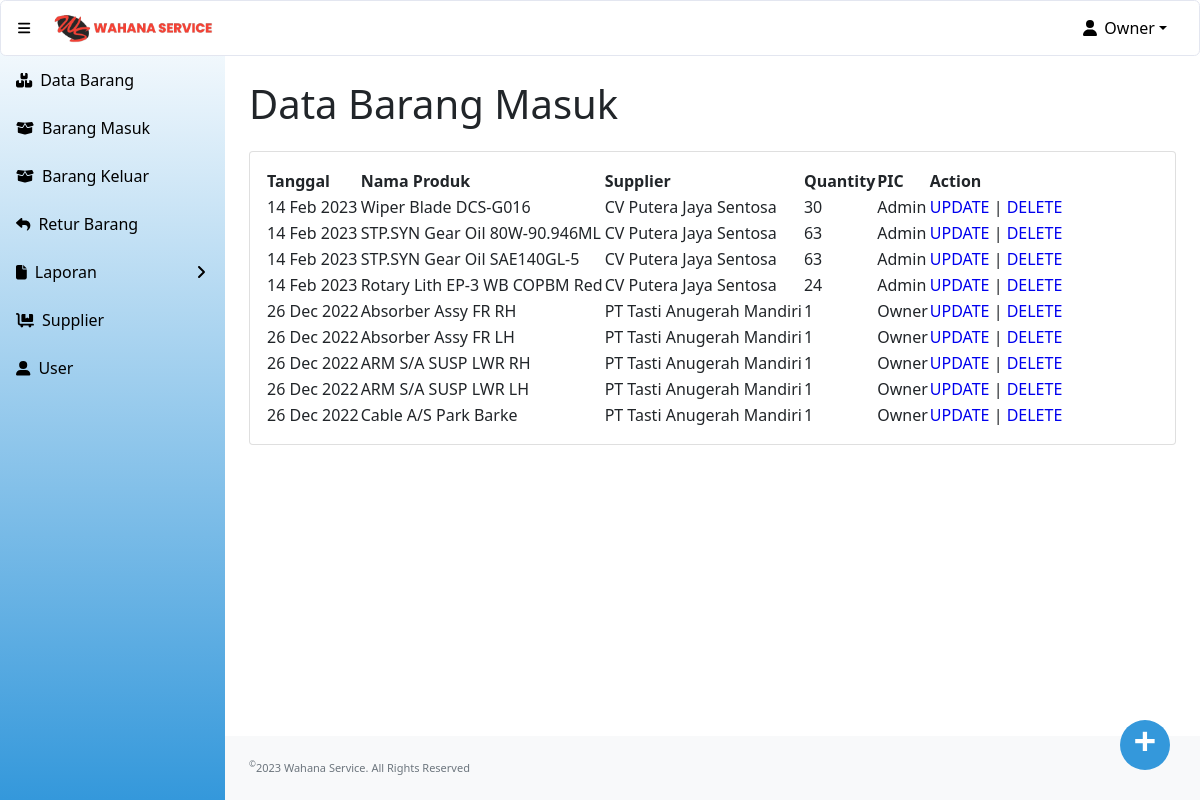
Screenshot of /restock_barang.php (signed in) with the database file from the repository.
### tables this page shows
CREATE TABLE `barang_masuk` (
  `id_masuk` int(11) NOT NULL,
  `id_produk` int(11) NOT NULL,
  `id_supplier` int(11) NOT NULL,
  `tanggal` date NOT NULL DEFAULT current_timestamp(),
  `stok` int(11) NOT NULL,
  `id` int(11) NOT NULL
);

CREATE TABLE `produk` (
  `id_produk` int(11) NOT NULL,
  `id_supplier` int(11) NOT NULL,
  `nama_produk` varchar(100) NOT NULL,
  `jenis_barang` varchar(100) NOT NULL,
  `qty` int(10) NOT NULL,
  `harga` int(10) NOT NULL
);

CREATE TABLE `supplier` (
  `id_supplier` int(11) NOT NULL,
  `nama_supplier` varchar(200) NOT NULL,
  `alamat` varchar(500) NOT NULL,
  `no_telp` varchar(20) NOT NULL
);

CREATE TABLE `user` (
  `id` int(11) NOT NULL,
  `username` varchar(200) NOT NULL,
  `password` text NOT NULL,
  `fullname` varchar(200) NOT NULL,
  `level` enum('owner','admin','kasir') NOT NULL
);

### restock_barang.php (the view, shortened to what this page needs)
<?php
include "conn.php";
?>
<!DOCTYPE html>
<html lang="en">
    <head>
        <link href="https://cdn.jsdelivr.net/npm/simple-datatables@latest/dist/style.css" rel="stylesheet" />
        <link href="css/styles.css" rel="stylesheet" />
    </head>
    <body class="sb-nav-fixed">
    <?php include "head.php"; ?>
        <div id="layoutSidenav">
        <?php include "menu.php"; ?>
            </div>
            <div id="layoutSidenav_content">
                <main>
                    <div class="container-fluid px-4">
                        <h1 class="mt-4" style="padding-bottom:15px";>Data Barang Masuk</h1>
                        <div class="card mb-4">
                            <div class="card-body">
                                <div class="table-responsive">
                                    <table id="datatablesSimple">
                                        <thead>
                                            <tr>
                                                <th>Tanggal</th>
                                                <th>Nama Produk</th>
                                                <th>Supplier</th>
                                                <th>Quantity</th>
                                                <th>PIC</th>
                                                <?php if($_SESSION['level'] == "owner"){?>
                                                <th>Action</th>
                                                <?php } ?>
                                            </tr>
                                        </thead>
                                        <tbody>
                                            <?php
                                                $sSQL="select * from barang_masuk m, produk p, supplier s, user u where p.id_produk = m.id_produk and s.id_supplier = m.id_supplier and m.id = u.id order by m.id_masuk DESC";
                                                $result=mysqli_query($koneksi, $sSQL);
                                                if (mysqli_num_rows($result) > 0)
                                                {
                                                    while ($row=mysqli_fetch_assoc($result))
                                                    {
                                                        $id_masuk = $row['id_masuk'];
                                                        $tanggal = $row['tanggal'];
                                                        $nama_produk = $row['nama_produk'];
                                                        $nama_supplier = $row['nama_supplier'];
                                                        $stok= $row['stok'];
                                                        $fullname = $row['fullname'];
                                            ?>
                                                <tr>
                                                    <td><?php echo date('d M Y', strtotime($tanggal));?></td>
                                                    <td><?php echo $nama_produk;?></td>
                                                    <td><?php echo $nama_supplier;?></td>
                                                    <td><?php echo $stok;?></td>
                                                    <td><?php echo $fullname;?></td>
                                                    <?php if($_SESSION['level'] == "owner"){?>
                                                    <td><?php echo "<a href='update_restock_barang.php?id_masuk=$id_masuk' class='action'>UPDATE</a> |
                                                    <a href='delete_restok.php?id_masuk=$id_masuk' class='action' onclick='return konfirmasi();'>DELETE</a>"; ?> </td>
                                                    <?php } ?>
                                                </tr>
                                            <?php
                                                    }
                                                }
                                            ?>
                                        </tbody>
                                    </table>
                                </div>
                            </div>
                        </div>
                    </div>
                    <a href="add_restock_barang.php" class="act-btn">
                        +
                    </a>
                </main>
                <footer class="py-4 bg-light mt-auto">
                    <div class="container-fluid px-4">
                        <div class="d-flex align-items-center justify-content-between small">
                           <div class="text-muted"><sup>&copy;</sup>2023 Wahana Service. All Rights Reserved</div>
                        </div>
                    </div>
                </footer>
            </div>
    </body>
</html>

### rows the page displays
barang_masuk: tanggal "14 Feb 2023", id_produk.nama_produk "Wiper Blade DCS-G016", id_supplier.nama_supplier "CV Putera Jaya Sentosa", stok "30", id.fullname "Admin"
barang_masuk: tanggal "14 Feb 2023", id_produk.nama_produk "STP.SYN Gear Oil 80W-90.946ML", id_supplier.nama_supplier "CV Putera Jaya Sentosa", stok "63", id.fullname "Admin"
barang_masuk: tanggal "14 Feb 2023", id_produk.nama_produk "STP.SYN Gear Oil SAE140GL-5", id_supplier.nama_supplier "CV Putera Jaya Sentosa", stok "63", id.fullname "Admin"
barang_masuk: tanggal "14 Feb 2023", id_produk.nama_produk "Rotary Lith EP-3 WB COPBM Red", id_supplier.nama_supplier "CV Putera Jaya Sentosa", stok "24", id.fullname "Admin"
barang_masuk: tanggal "26 Dec 2022", id_produk.nama_produk "Absorber Assy FR RH", id_supplier.nama_supplier "PT Tasti Anugerah Mandiri", stok "1", id.fullname "Owner"
barang_masuk: tanggal "26 Dec 2022", id_produk.nama_produk "Absorber Assy FR LH", id_supplier.nama_supplier "PT Tasti Anugerah Mandiri", stok "1", id.fullname "Owner"
barang_masuk: tanggal "26 Dec 2022", id_produk.nama_produk "ARM S/A SUSP LWR RH", id_supplier.nama_supplier "PT Tasti Anugerah Mandiri", stok "1", id.fullname "Owner"
barang_masuk: tanggal "26 Dec 2022", id_produk.nama_produk "ARM S/A SUSP LWR LH", id_supplier.nama_supplier "PT Tasti Anugerah Mandiri", stok "1", id.fullname "Owner"
barang_masuk: tanggal "26 Dec 2022", id_produk.nama_produk "Cable A/S Park Barke", id_supplier.nama_supplier "PT Tasti Anugerah Mandiri", stok "1", id.fullname "Owner"

### other values shown
$_SESSION['fullname'] "Owner"
